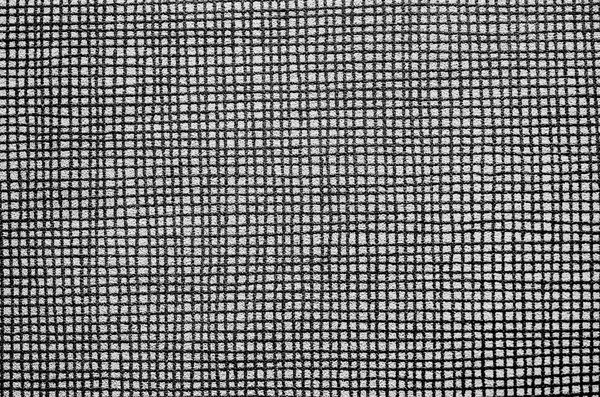
#> input picture texture_imgs/grayscale.jpg, 600 x 397 px
$ python create_block_noise_mask.py
#> lines starting #> are read from the running program, lines starting #| are printed output that depends on the picture; after the words box and inside, x2 and y2 are one past the last pixel; in counts of white or black regions, pixels touching at a corner belong together
import matplotlib.pyplot as plt
import numpy as np
import random
from os.path import join
from copy import deepcopy


def create_block_noise(img):
    row = img.shape[0]
    col = img.shape[1]

    known = np.ones((row, col))

    for i in range(int(3 * row/10), int(6 * row/10)):
        for j in range(int(3 * col/10), int(6 * col/10)):
            known[i, j] = 0

    return known


if __name__ == "__main__":
    base_dir = "texture_imgs"
    prob = 0.01
    img = plt.imread(join(base_dir, "grayscale.jpg"))[:75, :75]
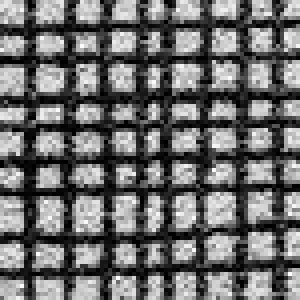
#> img: shape (75, 75) (shown 4 times larger); min 0, max 255, mean 109
    # img = plt.imread(join(base_dir, "grayscale.png"))[:50, :50, 0]
    known = create_block_noise(img)
#> after the loop in create_block_noise, `for i in range(int(3 * row/10), int(6 * row/10)):`:
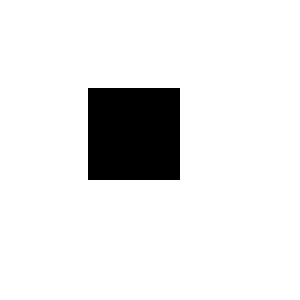
#> known: shape (75, 75) float64 (shown 4 times larger); values 0 (black) and 1 (white), 90.6% white; 1 black region, box (x1, y1, x2, y2) and area: (22, 22, 45, 45) 529
    np.save(join(base_dir, "mask.npy"), known)
    plt.imsave(join(base_dir, "grayscale.png"), img, cmap="gray")

    img_corr = deepcopy(img)
    img_corr[known == 0] = 0
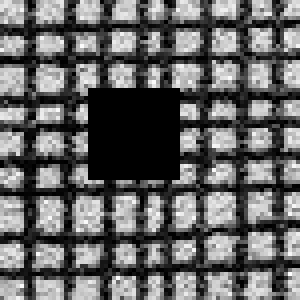
#> img_corr: shape (75, 75) (shown 4 times larger); 8.98% of pixels changed, all inside (x1, y1, x2, y2) = (22, 22, 45, 45)
    plt.imsave(join(base_dir, "grayscale_masked.png"), img_corr, cmap="gray")
